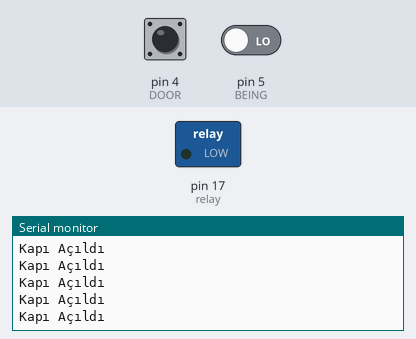
The sketch below on a simulated Arduino Uno, built with avr-gcc and run on an emulated ATmega328P. Parts: switched loads named in the sketch (green lamp = pin HIGH), the last lines printed to the serial monitor. The inputs (shaded band) are chosen by the test bench; at power-on: pin 4 (DOOR) LOW, pin 5 (BEING) LOW.

Above: at 6.2 s.
6.3 s: pin 4 (DOOR) driven HIGH
At 7.5 s:
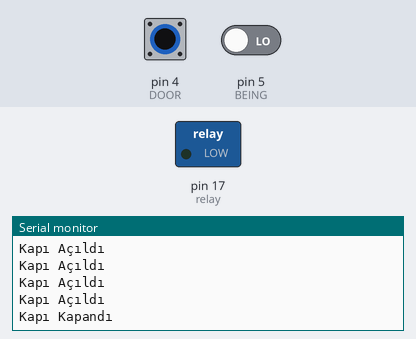
7.8 s: pin 5 (BEING) driven HIGH
At 8.4 s:
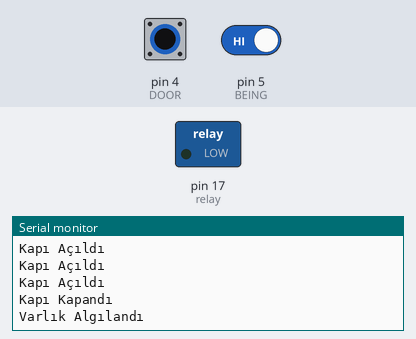
9.3 s: pin 4 (DOOR) driven LOW
At 10.3 s:
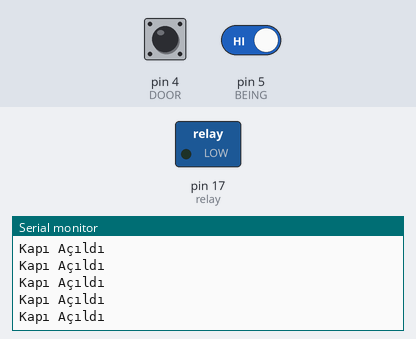

The sketch:

otel_enerji_koruma_for_The_Granada_ATMEL_Being_HIGH.ino
```cpp
#define relay  17  //  8  --  17 - A3
#define DOOR   4   //  9
#define BEING  5   // 10
int x = 0, y = 0;
unsigned long old_time_1 = 0, old_time_2 = 0;
unsigned long now_time_1 = 0, now_time_2 = 0;
unsigned long day_time  = 86400000; // 86400000 == 24H // 43200000 == 12H // 21600000 == 6H // 3600000 == 1H // 1800000 == 1/2H
unsigned long room_time = 15000;
void setup() {Serial.begin(115200);pinMode(BEING, INPUT);pinMode(DOOR, INPUT);pinMode(relay, OUTPUT);digitalWrite(DOOR,LOW);digitalWrite(BEING,LOW);delay(5000);Serial.println("Sistem Başlatıldı");}
void loop() {
// ***************************************** //
if (digitalRead(DOOR) == HIGH)
{
  if (x == 0 && digitalRead(BEING) == HIGH){x = 1;old_time_1 = millis();Serial.println("Varlık Algılandı, Röle Açıldı");}
  else if ((y == 1) && (x == 1 && digitalRead(BEING) == LOW)) {now_time_1 = millis();if ((now_time_1 - old_time_1 == day_time) && (digitalRead(BEING) == LOW) ){x = 0;old_time_1 = millis();Serial.println("Röle Kapandı");}}
  else {}
}
// ***************************************** //
if (digitalRead(DOOR) == LOW){Serial.println("Kapı Açıldı");old_time_1 = millis();x = 2;}
// ***************************************** //
if (x == 2 && digitalRead(DOOR) == HIGH)
{
for (int sure = 0; sure < 1; sure++){delay(1); Serial.println("Kapı Kapandı");}
x = 3;
}
if (x == 3 && digitalRead(BEING) == HIGH){old_time_1 = millis();Serial.println("Varlık Algılandı");x = 1;}
if (x == 3 && digitalRead(BEING) != HIGH){now_time_1 = millis();if ((now_time_1 - old_time_1 == room_time) && (digitalRead(BEING) == LOW) ){x = 0;old_time_1 = millis();Serial.println("Varlık Algılanmadı, Röle Kapandı");}}
// ***************************************** //
if (x == 0) {digitalWrite(relay, HIGH);}
// ***************************************** //
if (x == 1) {digitalWrite(relay, LOW);}
// ***************************************** //
if (digitalRead(BEING) == HIGH){old_time_1 = millis(); y = 1;}
// ***************************************** //
}
```

Measured:
- after the input at 6.3 s, the serial monitor: prints a new line at once (image 1)
- after the input at 7.8 s, the serial monitor: prints a new line at once (image 2)
